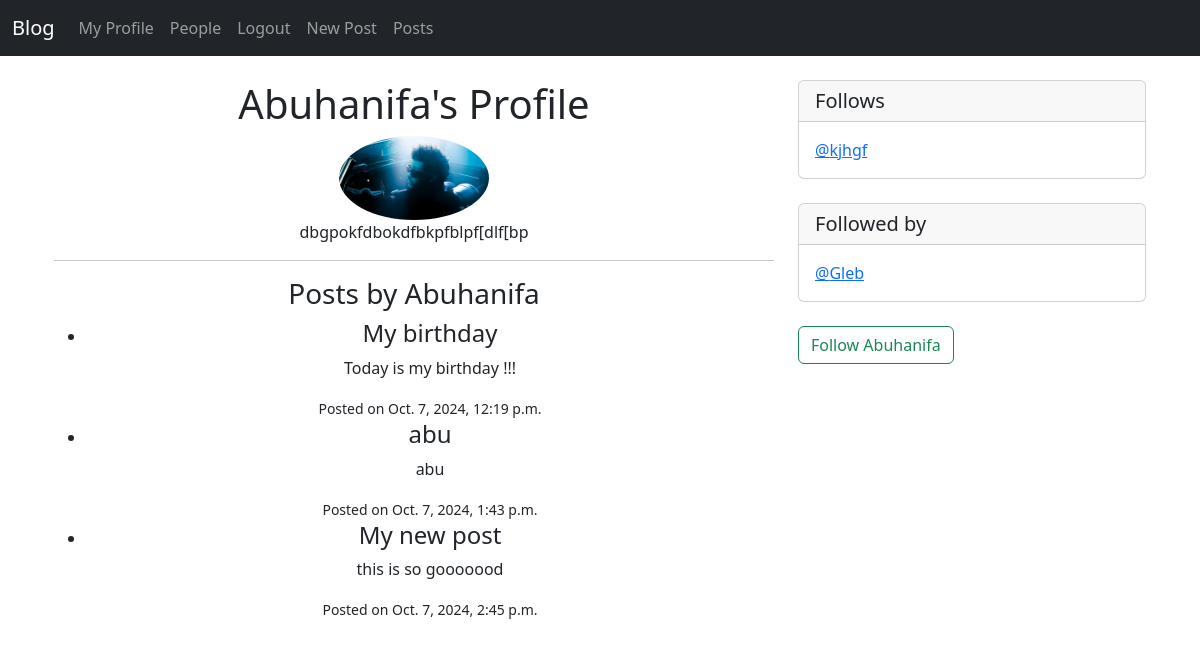
Page /profile/12/ (signed in) on the committed database.
### user/models.py (models this page shows, shortened)
class Profile(models.Model):
    user = models.OneToOneField(User, on_delete=models.CASCADE)
    bio = models.TextField(max_length=2500)
    profile_pic = models.ImageField(blank=True, null=True)

class Follow(models.Model):
    follower = models.ForeignKey(User, related_name='follower', on_delete=models.CASCADE)
    following = models.ForeignKey(User, related_name='following', on_delete=models.CASCADE)

### blog/models.py (models this page shows, shortened)
class Post(models.Model):
    title = models.CharField(max_length=300)
    content = models.TextField(max_length=2500)
    created_at = models.DateTimeField(auto_now_add=True)
    author = models.ForeignKey(User, on_delete=models.CASCADE)
    class Meta:
        verbose_name = "Post"
        verbose_name_plural = 'Posts'

### user/views.py (the view, shortened to what this page needs)
# urls.py: path('profile/<int:pk>/', views.profile_view, name='profile_view'),
def profile_view(request, pk):
    if request.user.is_authenticated:
        profile = get_object_or_404(Profile, user_id=pk)
        followers = Follow.objects.filter(following=profile.user)
        followings = Follow.objects.filter(follower=profile.user)
        posts = Post.objects.filter(author=profile.user)
        is_following = Follow.objects.filter(follower=request.user, following=profile.user).exists()
        if profile.user == request.user:
            is_self = True
        else:
            is_self = False
        return render(request, 'profile.html', {
            'profile': profile,
            'followers': followers,
            'followings': followings,
            'is_following': is_following,
            'is_self': is_self,
            'posts': posts,
        })
    else:
        messages.error(request, "You must be logged in!")
        return redirect("home")

### templates/profile.html (shortened to what this page needs)
{% extends "base.html" %}
{% load static %}
{% block content %}
{% if profile %}
<div class="container">
    <div class="row">
        <div class="col-md-8 text-center">
            <h1>{{ profile.user.username }}'s Profile</h1>
            {% if profile.profile_pic %}
                <img src="{{ profile.profile_pic.url }}" alt="{{ profile.user.username }}'s profile picture" class="img-fluid rounded-circle" style="max-width: 150px; max-height: 150px;">
            {% else %}
                <img src="{% static 'images/default_profile_pic.png' %}" alt="Default profile picture" class="img-fluid rounded-circle" style="max-width: 150px; max-height: 150px;">
            {% endif %}
            <p>{{ profile.bio }}</p>
            <hr/>
            <h3>Posts by {{ profile.user.username }}</h3>
            {% if posts %}
                <ul>
                    {% for post in posts %}
                        <li>
                            <h4>{{ post.title }}</h4>
                            <p>{{ post.content|truncatewords:50 }}</p>
                            <small>Posted on {{ post.created_at }}</small>
                        </li>
                    {% endfor %}
                </ul>
            {% else %}
                <p>{{ profile.user.username }} hasn't written any posts yet.</p>
            {% endif %}
        </div>
        <div class="col-md-4">
            <div class="card">
                <h5 class="card-header">Follows</h5>
                <div class="card-body">
                    <p class="card-text">
                        {% for following in followings %}
                            <a href="{% url 'profile_view' following.following.id %}">@{{ following.following.username }}</a><br/>
                        {% empty %}
                            <span>No followings yet.</span>
                        {% endfor %}
                    </p>
                </div>
            </div>
            <br/>
            <div class="card">
                <h5 class="card-header">Followed by</h5>
                <div class="card-body">
                    <p class="card-text">
                        {% for follower in followers %}
                            <a href="{% url 'profile_view' follower.follower.id %}">@{{ follower.follower.username }}</a><br/>
                        {% empty %}
                            <span>No followers yet.</span>
                        {% endfor %}
                    </p>
                </div>
            </div>
            <br/>
            <form method="POST" style="{% if is_self %}display: none;{% endif %}">
                {% if is_following %}
                    <button class="btn btn-outline-danger" name="follow" value="unfollow" type="submit">
                        Unfollow {{ profile.user.username }}
                    </button>
                {% else %}
                    <button class="btn btn-outline-success" name="follow" value="follow" type="submit">
                        Follow {{ profile.user.username }}
                    </button>
                {% endif %}
            </form>
        </div>
    </div>
</div>
{% endif %}
{% endblock %}

### rows in the picture
Profile: user.username "Abuhanifa", profile_pic (picture), bio "dbgpokfdbokdfbkpfblpf[dlf[bp"
Post: title "My birthday", content "Today is my birthday !!!", created_at "Oct. 7, 2024, 12:19 p.m."
Post: title "abu", content "abu", created_at "Oct. 7, 2024, 1:43 p.m."
Post: title "My new post", content "this is so gooooood", created_at "Oct. 7, 2024, 2:45 p.m."
Follow: following.username "kjhgf"
Follow: follower.username "Gleb"
